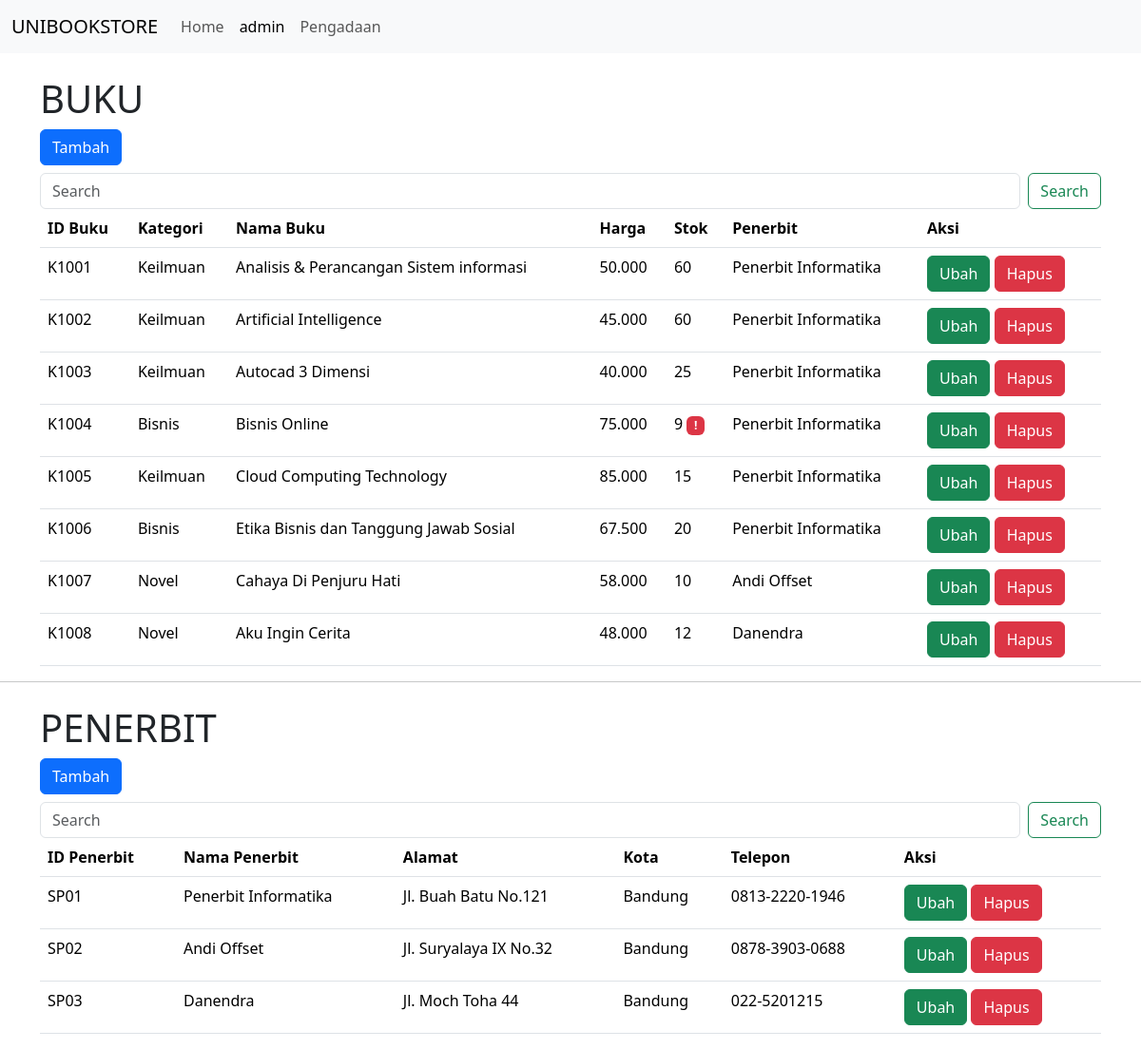
The app's page /admin.php with its own data.
### tables this page shows
CREATE TABLE `buku` (
  `id_buku` varchar(10) NOT NULL,
  `kategori` varchar(100) DEFAULT NULL,
  `nama_buku` varchar(200) DEFAULT NULL,
  `harga` int(11) DEFAULT NULL,
  `stok` int(11) DEFAULT NULL,
  `penerbit` varchar(200) DEFAULT NULL
);

CREATE TABLE `penerbit` (
  `id_penerbit` varchar(10) NOT NULL,
  `nama_penerbit` varchar(200) DEFAULT NULL,
  `alamat` varchar(300) DEFAULT NULL,
  `kota` varchar(150) DEFAULT NULL,
  `telepon` varchar(16) DEFAULT NULL
);

### functions.php (called while the page is built, shortened)
<?php
$conn = mysqli_connect("localhost", "root", "", "data");
function query($sql){
	global $conn;
	$query = mysqli_query($conn, $sql);
	return mysqli_fetch_all($query, MYSQLI_ASSOC);
}
function getBuku(){
	return query('SELECT * FROM buku');
}
function getPenerbit(){
	return query("SELECT * FROM penerbit");
}
 ?>

### admin.php (the view, shortened to what this page needs)
<?php
  include_once 'functions.php';
  include_once 'header.php';
  $dataBuku = getBuku();
  $dataPenerbit = getPenerbit();
  $bukuTerdikit = query ('SELECT * FROM buku WHERE stok = (SELECT MIN(stok) FROM buku);')[0];
?>
<div class="container mt-4">
  <h1>BUKU</h1>
  <button type="button" class="btn btn-primary mb-2">
    <a href="tambah-buku.php" class="text-decoration-none text-white">Tambah</a>
  </button>
  <form class="d-flex" role="search" action="#buku" method="get">
    <input class="form-control me-2" type="search" placeholder="Search" aria-label="Search" name="keyword">
    <button class="btn btn-outline-success" type="submit" name="cariBuku">Search</button>
  </form>
  <table class="table table-hover" id="buku">
    <thead>
      <tr>
        <th scope="col">ID Buku</th>
        <th scope="col">Kategori</th>
        <th scope="col">Nama Buku</th>
        <th scope="col">Harga</th>
        <th scope="col">Stok</th>
        <th scope="col">Penerbit</th>
        <th scope="col">Aksi</th>
      </tr>
    </thead>
    <tbody>
    <?php foreach ($dataBuku as $db) : ?>
      <tr>
        <td><?= $db['id_buku']; ?></td>
        <td><?= $db['kategori']; ?></td>
        <td><?= $db['nama_buku']; ?></td>
        <td><?= number_format($db['harga'],0,".","."); ?></td>
        <td>
          <?= $db['stok']; ?>
          <?php if($db['id_buku'] == $bukuTerdikit['id_buku']) : ?>
            <span class="badge text-bg-danger">!</span>
          <?php endif; ?>
        </td>
        <td><?= $db['penerbit']; ?></td>
        <td>
          <button type="button" class="btn btn-success">
            <a href="ubah-buku.php?id=<?= $db['id_buku']; ?>" class="text-decoration-none text-white">Ubah</a>
          </button>
          <button type="button" class="btn btn-danger">
            <a href="hapus-buku.php?id=<?= $db['id_buku']; ?>" class="text-decoration-none text-white" onclick="return confirm('are you sure?')">Hapus</a>
          </button>
        </td>
      </tr>
    <?php endforeach; ?>
    </tbody>
  </table>
</div>
<hr>
<div class="container mt-4">
  <h1>PENERBIT</h1>
  <button type="button" class="btn btn-primary mb-2">
    <a href="tambah-penerbit.php" class="text-decoration-none text-white">Tambah</a>
  </button>
  <form class="d-flex" role="search" action="#penerbit" method="get">
    <input class="form-control me-2" type="search" placeholder="Search" aria-label="Search" name="keyword">
    <button class="btn btn-outline-success" type="submit" name="cariPenerbit">Search</button>
  </form>
  <table class="table table-hover" id="penerbit">
    <thead>
      <tr>
        <th scope="col">ID Penerbit</th>
        <th scope="col">Nama Penerbit</th>
        <th scope="col">Alamat</th>
        <th scope="col">Kota</th>
        <th scope="col">Telepon</th>
        <th scope="col">Aksi</th>
      </tr>
    </thead>
    <tbody>
    <?php foreach ($dataPenerbit as $dp) : ?>
      <tr>
        <td><?= $dp['id_penerbit']; ?></td>
        <td><?= $dp['nama_penerbit']; ?></td>
        <td><?= $dp['alamat']; ?></td>
        <td><?= $dp['kota']; ?></td>
        <td><?= $dp['telepon']; ?></td>
        <td>
          <button type="button" class="btn btn-success">
            <a href="ubah-penerbit.php?id=<?= $dp['id_penerbit']; ?>" class="text-decoration-none text-white">Ubah</a>
          </button>
          <button type="button" class="btn btn-danger">
            <a href="hapus-penerbit.php?id=<?= $dp['id_penerbit']; ?>" class="text-decoration-none text-white" onclick="return confirm('are you sure?')">Hapus</a>
          </button>
        </td>
      </tr>
    <?php endforeach; ?>
    </tbody>
  </table>
</div>
<?php include_once 'footer.php' ?>

### records on screen
buku: id_buku "K1001", kategori "Keilmuan", nama_buku "Analisis & Perancangan Sistem informasi", harga "50.000", stok "60", penerbit "Penerbit Informatika"
buku: id_buku "K1002", kategori "Keilmuan", nama_buku "Artificial Intelligence", harga "45.000", stok "60", penerbit "Penerbit Informatika"
buku: id_buku "K1003", kategori "Keilmuan", nama_buku "Autocad 3 Dimensi", harga "40.000", stok "25", penerbit "Penerbit Informatika"
buku: id_buku "K1004", kategori "Bisnis", nama_buku "Bisnis Online", harga "75.000", stok "9", penerbit "Penerbit Informatika"
buku: id_buku "K1005", kategori "Keilmuan", nama_buku "Cloud Computing Technology", harga "85.000", stok "15", penerbit "Penerbit Informatika"
buku: id_buku "K1006", kategori "Bisnis", nama_buku "Etika Bisnis dan Tanggung Jawab Sosial", harga "67.500", stok "20", penerbit "Penerbit Informatika"
buku: id_buku "K1007", kategori "Novel", nama_buku "Cahaya Di Penjuru Hati", harga "58.000", stok "10", penerbit "Andi Offset"
buku: id_buku "K1008", kategori "Novel", nama_buku "Aku Ingin Cerita", harga "48.000", stok "12", penerbit "Danendra"
penerbit: id_penerbit "SP01", nama_penerbit "Penerbit Informatika", alamat "Jl. Buah Batu No.121", kota "Bandung", telepon "0813-2220-1946"
penerbit: id_penerbit "SP02", nama_penerbit "Andi Offset", alamat "Jl. Suryalaya IX No.32", kota "Bandung", telepon "0878-3903-0688"
penerbit: id_penerbit "SP03", nama_penerbit "Danendra", alamat "Jl. Moch Toha 44", kota "Bandung", telepon "022-5201215"
